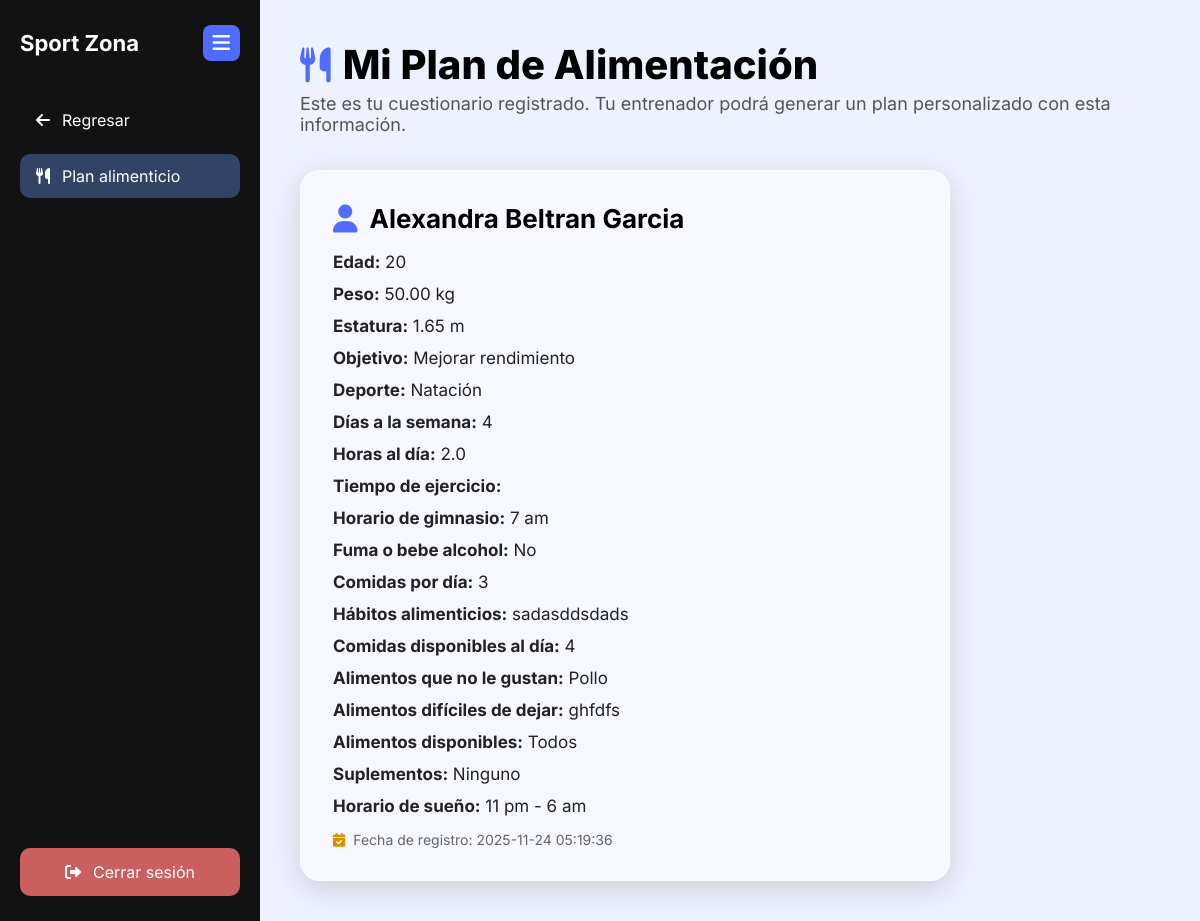
Screenshot of /index.php?controller=PlanAlimentacion&action=clienteFormulario (signed in) with the database file from the repository.
### tables this page shows
CREATE TABLE `cuestionario_alimentacion` (
  `idCuestionario` int(11) NOT NULL AUTO_INCREMENT,
  `idUsuario` int(11) NOT NULL,
  `idCoach` int(11) DEFAULT NULL,
  `nombreCompleto` varchar(150) DEFAULT NULL,
  `edad` int(11) DEFAULT NULL,
  `peso` decimal(5,2) DEFAULT NULL,
  `estatura` decimal(4,2) DEFAULT NULL,
  `objetivo` varchar(100) DEFAULT NULL,
  `enfermedades` text DEFAULT NULL,
  `deporte` varchar(100) DEFAULT NULL,
  `diasSemana` int(11) DEFAULT NULL,
  `horasDia` decimal(3,1) DEFAULT NULL,
  `tiempoEjercicio` varchar(100) DEFAULT NULL,
  `horarioGym` varchar(100) DEFAULT NULL,
  `fumaAlcohol` varchar(100) DEFAULT NULL,
  `comidasDia` int(11) DEFAULT NULL,
  `alimentacionHabitos` text DEFAULT NULL,
  `comidasDisponibles` int(11) DEFAULT NULL,
  `alimentosNoGustan` text DEFAULT NULL,
  `alimentosDificilesDejar` text DEFAULT NULL,
  `alimentosDisponibles` text DEFAULT NULL,
  `suplementos` text DEFAULT NULL,
  `horarioSueno` varchar(100) DEFAULT NULL,
  `fechaRegistro` timestamp NOT NULL DEFAULT current_timestamp(),
  PRIMARY KEY (`idCuestionario`),
  KEY `idUsuario` (`idUsuario`),
  KEY `cuestionario_alimentacion_fk_coach` (`idCoach`),
  CONSTRAINT `cuestionario_alimentacion_fk_coach` FOREIGN KEY (`idCoach`) REFERENCES `coach` (`idCoach`) ON DELETE SET NULL ON UPDATE CASCADE,
  CONSTRAINT `cuestionario_alimentacion_ibfk_1` FOREIGN KEY (`idUsuario`) REFERENCES `usuarios` (`idUsuario`)
);

### app/models/PlanAlimentacionModel.php (called while the page is built, shortened)
<?php
class PlanAlimentacionModel {
    private $db;
    public function __construct($db) {
        $this->db = $db;
    }
    public function obtenerPorUsuario($idUsuario) {
        $sql = "SELECT * FROM cuestionario_alimentacion WHERE idUsuario = ? LIMIT 1";
        $stmt = $this->db->prepare($sql);
        $stmt->bind_param("i", $idUsuario);
        $stmt->execute();
        $result = $stmt->get_result();
        $cuestionario = $result->fetch_assoc();
        return $cuestionario;
    }
}

### app/views/cliente/plan-alimentacion-resumen.php (the view, shortened to what this page needs)
<!DOCTYPE html>
<html lang="es">
<head>
    <link rel="stylesheet" href="public/css/horarios-cliente.css?v=1">
    <link rel="stylesheet" href="https://cdnjs.cloudflare.com/ajax/libs/font-awesome/6.4.0/css/all.min.css">
</head>
<body>
<div class="wrapper">
    <aside class="sidebar" id="sidebar">
        <div class="side-header">
            <h2 class="brand">Sport Zona</h2>
            <button id="toggle-btn" class="toggle-btn" type="button">
                <i class="fa-solid fa-bars"></i>
            </button>
        </div>
        <nav class="sidebar-menu">
            <a href="index.php?controller=cliente&action=index" class="menu-item">
                <i class="fa-solid fa-arrow-left"></i>
                <span>Regresar</span>
            </a>
            <a class="menu-item active">
                <i class="fa-solid fa-utensils"></i>
                <span>Plan alimenticio</span>
            </a>
        </nav>
        <div class="logout-bar">
            <a href="index.php?controller=user&action=logout">
                <i class="fa-solid fa-right-from-bracket"></i>
                <span>Cerrar sesión</span>
            </a>
        </div>
    </aside>
    <div class="main-content">
        <h1 class="title horarios-title">
            <i class="fa-solid fa-utensils"></i> Mi Plan de Alimentación
        </h1>
        <p class="subtitle horarios-sub">
            Este es tu cuestionario registrado. Tu entrenador podrá generar un plan personalizado con esta información.
        </p>
        <div class="horarios-card">
            <div class="horarios-header">
                <i class="fa-solid fa-user"></i>
                <h2><?= htmlspecialchars($cuestionario['nombreCompleto']) ?></h2>
            </div>
            <div class="horarios-body">
                <p><strong>Edad:</strong> <?= $cuestionario['edad'] ?></p>
                <p><strong>Peso:</strong> <?= $cuestionario['peso'] ?> kg</p>
                <p><strong>Estatura:</strong> <?= $cuestionario['estatura'] ?> m</p>
                <p><strong>Objetivo:</strong> <?= htmlspecialchars($cuestionario['objetivo']) ?></p>
                <p><strong>Deporte:</strong> <?= htmlspecialchars($cuestionario['deporte']) ?></p>
                <p><strong>Días a la semana:</strong> <?= $cuestionario['diasSemana'] ?></p>
                <p><strong>Horas al día:</strong> <?= $cuestionario['horasDia'] ?></p>
                <p><strong>Tiempo de ejercicio:</strong> <?= $cuestionario['tiempoEjercicio'] ?></p>
                <p><strong>Horario de gimnasio:</strong> <?= htmlspecialchars($cuestionario['horarioGym']) ?></p>
                <p><strong>Fuma o bebe alcohol:</strong> <?= htmlspecialchars($cuestionario['fumaAlcohol']) ?></p>
                <p><strong>Comidas por día:</strong> <?= $cuestionario['comidasDia'] ?></p>
                <p><strong>Hábitos alimenticios:</strong> <?= htmlspecialchars($cuestionario['alimentacionHabitos']) ?></p>
                <p><strong>Comidas disponibles al día:</strong> <?= $cuestionario['comidasDisponibles'] ?></p>
                <p><strong>Alimentos que no le gustan:</strong> <?= htmlspecialchars($cuestionario['alimentosNoGustan']) ?></p>
                <p><strong>Alimentos difíciles de dejar:</strong> <?= htmlspecialchars($cuestionario['alimentosDificilesDejar']) ?></p>
                <p><strong>Alimentos disponibles:</strong> <?= htmlspecialchars($cuestionario['alimentosDisponibles']) ?></p>
                <p><strong>Suplementos:</strong> <?= htmlspecialchars($cuestionario['suplementos']) ?></p>
                <p><strong>Horario de sueño:</strong> <?= htmlspecialchars($cuestionario['horarioSueno']) ?></p>
                <span class="horarios-note">
                    <i class="fa-solid fa-calendar-check"></i>
                    Fecha de registro: <?= $cuestionario['fechaRegistro'] ?>
                </span>
            </div>
        </div>
    </div>
</div>
</body>
</html>

### public/css/horarios-cliente.css (style rules this page uses)
* { margin: 0; padding: 0; box-sizing: border-box; }
body { font-family: 'Inter', sans-serif; background: #eef1ff; overflow-x: hidden; }
.wrapper { display: flex; min-height: 100vh; }
.sidebar { width: 260px; min-width: 260px; background: #121212; color: white; padding: 25px 20px; display: flex; flex-direction: column; transition: all .3s ease; overflow: hidden; }
.side-header { display: flex; align-items: center; justify-content: space-between; margin-bottom: 25px; position: sticky; top: 0; padding-bottom: 12px; background: #121212; z-index: 5; }
.brand { font-size: 22px; font-weight: 700; white-space: nowrap; }
.toggle-btn { background: #4f6cff; border: none; color: white; font-size: 20px; padding: 8px 10px; border-radius: 8px; cursor: pointer; display: flex; align-items: center; justify-content: center; }
.sidebar-menu { display: flex; flex-direction: column; gap: 12px; }
.menu-item { display: flex; align-items: center; gap: 12px; padding: 12px 16px; background: transparent; border-radius: 10px; color: white; text-decoration: none; }
.menu-item.active { background: #334366; }
.logout-bar { margin-top: auto; width: 100%; }
.logout-bar a { display: flex; align-items: center; justify-content: center; gap: 12px; background: #c95f5f; padding: 14px; border-radius: 10px; color: white; text-decoration: none; width: 100%; }
.main-content { flex: 1; padding: 40px; }
.title { font-size: 32px; font-weight: 700; }
.subtitle { margin-top: 4px; margin-bottom: 20px; color: #555; }
.horarios-title { font-size: 40px; font-weight: 800; display: flex; align-items: center; gap: 12px; }
.horarios-title i { font-size: 35px; color: #4f6cff; }
.horarios-sub { font-size: 18px; color: #555; margin-bottom: 35px; }
.horarios-card { max-width: 650px; padding: 32px; border-radius: 20px; background: rgba(255, 255, 255, 0.45); box-shadow: 0 8px 30px rgba(0,0,0,0.15); backdrop-filter: blur(12px); border: 1px solid rgba(255,255,255,0.6); animation: horariosFadeIn .5s ease; }
.horarios-header { display: flex; align-items: center; gap: 12px; margin-bottom: 18px; }
.horarios-header i { font-size: 28px; color: #4f6cff; }
.horarios-header h2 { font-size: 26px; font-weight: 700; }
.horarios-body p { font-size: 17px; margin-bottom: 12px; color: #222; }
.horarios-note { display: flex; align-items: center; gap: 8px; font-size: 14px; margin-top: 15px; color: #666; }
.horarios-note i { color: #d98f00; }
.main-content { flex: 1; padding: 40px; transition: margin-left .3s ease; }
.sidebar { position: relative; z-index: 100; transition: width .3s ease, transform .3s ease; }

### rows the page displays
cuestionario_alimentacion: nombreCompleto "Alexandra Beltran Garcia", edad "20", peso "50.00", estatura "1.65", objetivo "Mejorar rendimiento", deporte "Natación", diasSemana "4", horasDia "2.0", horarioGym "7 am", fumaAlcohol "No", comidasDia "3", alimentacionHabitos "sadasddsdads", comidasDisponibles "4", alimentosNoGustan "Pollo", alimentosDificilesDejar "ghfdfs", alimentosDisponibles "Todos", suplementos "Ninguno", horarioSueno "11 pm - 6 am", fechaRegistro "2025-11-24 05:19:36"
